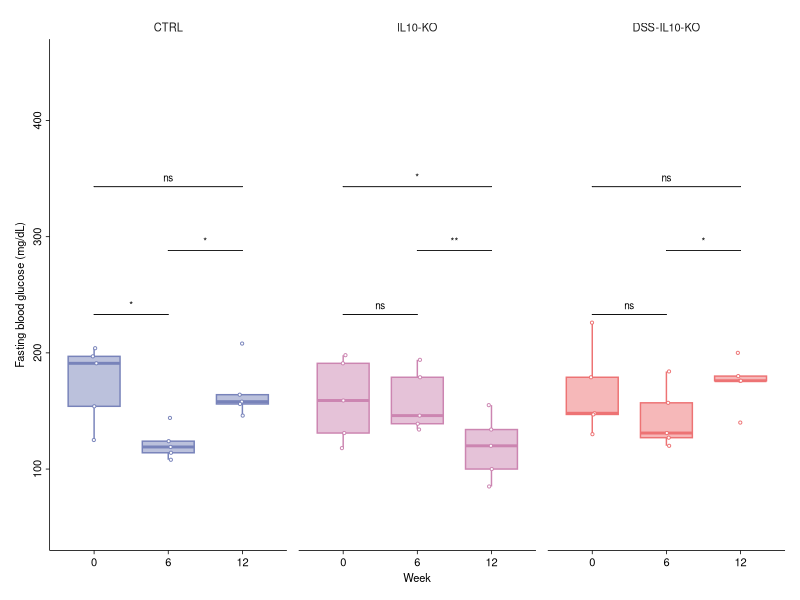

Source code (R):
# ============================================================
# Fasting Blood Glucose (FBG) Analysis - Enhanced Version
# Paired Within-Subject Comparisons
# Revised for Diabetologia Journal Submission
# Normality Testing for Information Only
# VISUAL APPEARANCE MATCHED TO FIG 1B
# Three groups: CTRL, IL10-KO, DSS-IL10-KO
# Weeks: 0, 6, 12
# ============================================================

# STUDY DESIGN NOTE:
# This is a PAIRED design - same mice measured repeatedly over time
# Has ID column to track individuals
# Uses PAIRED t-test consistently throughout (matching plot)

# 0) Clear workspace and set working directory
rm(list = ls())
# Set the working directory to this script's own folder before running
# (e.g. in RStudio: Session > Set Working Directory > To Source File Location)

# 1) Load required libraries
library(ggplot2)
library(readr)
library(dplyr)
library(ggpubr)
library(ggsci)
library(rstatix)
library(tidyr)

# 2) Define Diabetologia colour palette
diabetologia_colors <- c(
  "CTRL"        = rgb(120, 131, 186, maxColorValue = 255),
  "IL10-KO"     = rgb(204, 133, 177, maxColorValue = 255),
  "DSS-IL10-KO" = rgb(237, 115, 116, maxColorValue = 255)
)

# 3) Define comparison weeks
my_comparison_weeks <- list(
  c("0", "6"),   # Baseline to Week 6 (first DSS endpoint)
  c("6", "12"),  # Week 6 to 12 (long-term from second DSS)
  c("0", "12")   # Baseline to study end
)

# ============================================================
# 4) Import FBG data
# ============================================================
cat("\n=== LOADING FASTING BLOOD GLUCOSE DATA ===\n")
dat <- read_csv("Fig_2a_Data_FBG.csv")
dat <- dat %>% filter(Replicate %in% c("Rep1", "Rep2", "Rep3", "Rep4", "Rep5"))

# Filter for Weeks 0, 6, 12 only
dat <- dat %>%
  filter(Week_num %in% c(0, 6, 12)) %>%
  filter(!is.na(FBG))

# Convert variables to factors
dat$ID       <- as.factor(dat$ID)
dat$Group    <- as.factor(dat$Group)
dat$Week_num <- as.factor(dat$Week_num)

# Set the order of groups
z_order <- c("CTRL", "IL10-KO", "DSS-IL10-KO")
dat$Group <- factor(dat$Group, levels = z_order)

# Define group labels
Group.labs <- c("CTRL", "IL10-KO", "DSS-IL10-KO")
names(Group.labs) <- c("CTRL", "IL10-KO", "DSS-IL10-KO")

# Check data structure
cat("\n=== DATA STRUCTURE FOR FBG ===\n")
print(head(dat, 20))
cat("\nTotal observations:", nrow(dat), "\n")
cat("\nSample sizes per group per week:\n")
print(table(dat$Group, dat$Week_num))

# ============================================================
# 4A) NORMALITY TESTING (Informational Only)
# Tests are run for transparency; test selection is NOT adaptive
# Paired t-test is used consistently throughout (see section 5)
# ============================================================
cat("\n=== NORMALITY TESTING (Shapiro-Wilk) — Informational Only ===\n")
cat("Testing paired differences for each group and comparison\n")
cat("(Paired t-test is used throughout regardless of normality result)\n\n")

normality_results <- data.frame()

for (grp in z_order) {
  for (comp in my_comparison_weeks) {
    week1 <- comp[1]
    week2 <- comp[2]
    
    data_wide <- dat %>%
      filter(Group == grp, Week_num %in% c(week1, week2)) %>%
      select(ID, Week_num, FBG) %>%
      pivot_wider(names_from = Week_num, values_from = FBG, names_prefix = "Week_")
    
    if (ncol(data_wide) >= 3) {
      differences <- data_wide[[paste0("Week_", week2)]] - data_wide[[paste0("Week_", week1)]]
      differences <- differences[!is.na(differences)]
      
      if (length(differences) >= 3) {
        shapiro_result <- shapiro.test(differences)
        is_normal      <- shapiro_result$p.value > 0.05
        
        normality_results <- rbind(normality_results, data.frame(
          Group      = grp,
          Comparison = paste0("Week ", week1, " vs ", week2),
          n          = length(differences),
          Shapiro_W  = round(shapiro_result$statistic, 4),
          Shapiro_p  = round(shapiro_result$p.value, 4),
          Normal     = is_normal,
          Note       = "Informational only — paired t-test used throughout"
        ))
        
        cat(sprintf("%s, Week %s vs %s: n=%d, W = %.4f, p = %.4f → %s\n",
                    grp, week1, week2, length(differences),
                    shapiro_result$statistic,
                    shapiro_result$p.value,
                    ifelse(is_normal, "Normal", "Non-normal")))
      }
    }
  }
  cat("\n")
}

# Export normality results
write.csv(
  normality_results,
  file      = "Fig_2a_Normality_Tests.csv",
  row.names = FALSE
)
cat("✓ Normality test results exported to Fig_2a_Normality_Tests.csv\n")

# ============================================================
# 5) PERFORM PAIRED T-TESTS (consistent method, no BH correction)
# ============================================================
cat("\n=== PERFORMING PAIRED T-TESTS (raw p-values, no correction) ===\n")

all_test_results <- data.frame()

for (grp in z_order) {
  for (comp in my_comparison_weeks) {
    week1 <- comp[1]
    week2 <- comp[2]
    
    dat_subset <- dat %>%
      filter(Group == grp, Week_num %in% c(week1, week2))
    
    test_result <- compare_means(
      formula     = FBG ~ Week_num,
      data        = dat_subset,
      method      = "t.test",   # Paired t-test used consistently
      paired      = TRUE,
      comparisons = list(c(week1, week2))
    ) %>%
      mutate(
        Group       = grp,
        Test_Method = "Paired t-test"
      )
    
    all_test_results <- rbind(all_test_results, test_result)
  }
}

# Format results — raw p-values only, no BH correction
all_test_results <- all_test_results %>%
  mutate(p = signif(p, 3)) %>%
  rename(Variable = .y.) %>%
  select(Group, Variable, group1, group2, Test_Method, p, p.signif)

cat("\n=== Statistical Test Results (raw p-values) ===\n")
print(all_test_results)

# Export test results
write.csv(
  all_test_results,
  file      = "Fig_2a_Statistical_Tests.csv",
  row.names = FALSE
)
cat("✓ Statistical test results exported to Fig_2a_Statistical_Tests.csv\n")

# ============================================================
# 6) Create boxplot with within-subject comparisons
# VISUAL APPEARANCE MATCHED TO FIG 1B
# ============================================================
cat("\n=== GENERATING BOXPLOT ===\n")

combined_plot <- ggboxplot(
  dat, x = "Week_num", y = "FBG",
  color  = "Group", fill = "Group",
  alpha  = 0.5, add = "jitter",
  add.params = list(color = "Group", shape = 21,
                    fill = "white", size = 0.75),
  palette    = diabetologia_colors,
  outlier.shape = NA
) +
  scale_y_continuous(limits = c(50, 450), breaks = c(100, 200, 300, 400)) +
  labs(
    y = "Fasting blood glucose (mg/dL)",
    x = "Week"
  ) +
  facet_wrap(vars(Group),
             ncol      = 3,
             labeller  = labeller(Group = Group.labs)) +
  theme_classic() +
  theme(
    legend.position  = "none",
    strip.text       = element_text(size = 8),
    strip.background = element_blank(),
    axis.title       = element_text(size = 8),
    axis.text.x      = element_text(size = 8, colour = "black"),
    axis.text.y      = element_text(size = 8, colour = "black", angle = 90, hjust = 0.5),
    axis.line        = element_line(colour = "black", linewidth = 0.75 / .pt),
    axis.ticks       = element_line(colour = "black", linewidth = 0.75 / .pt),
    panel.spacing    = unit(0.3, "cm"),
    plot.margin      = margin(3.8, 3.8, 3.8, 3.8, "mm")
  ) +
  stat_compare_means(
    comparisons  = my_comparison_weeks,
    method       = "t.test",   # Paired t-test — consistent with exported CSV
    paired       = TRUE,
    tip.length   = 0.0,
    step.increase = 0.39,
    label        = "p.signif",
    size         = 2.5,
    bracket.size = 0.3
  )

print(combined_plot)

# Save combined plot in PNG and SVG
ggsave(
  filename  = "Fig_2a_Boxplot_FBG.png",
  plot      = combined_plot,
  scale = 1, width = 8.5, height = 5.7,
  units = "cm", dpi = 600, limitsize = FALSE
)

ggsave(
  filename  = "Fig_2a_Boxplot_FBG.svg",
  plot      = combined_plot,
  scale = 1, width = 8.5, height = 5.7,
  units = "cm", limitsize = FALSE
)

cat("✓ Boxplot saved in PNG and SVG formats\n")

# ============================================================
# 7) Summary statistics by Group and Week
# ============================================================
cat("\n=== CALCULATING SUMMARY STATISTICS ===\n")

summary_stats <- dat %>%
  group_by(Group, Week_num) %>%
  summarise(
    n       = n(),
    mean    = round(mean(FBG, na.rm = TRUE), 2),
    sd      = round(sd(FBG, na.rm = TRUE), 2),
    sem     = round(sd(FBG, na.rm = TRUE) / sqrt(n()), 2),
    median  = round(median(FBG, na.rm = TRUE), 2),
    min     = round(min(FBG, na.rm = TRUE), 2),
    max     = round(max(FBG, na.rm = TRUE), 2),
    .groups = 'drop'
  ) %>%
  mutate(Mean_SEM = paste0(mean, " \u00b1 ", sem))

cat("\n=== Summary Statistics (Mean \u00b1 SEM) ===\n")
print(summary_stats)

write.csv(
  summary_stats,
  file      = "Fig_2a_Summary_FBG.csv",
  row.names = FALSE
)
cat("✓ Summary statistics exported to Fig_2a_Summary_FBG.csv\n")

# ============================================================
# 8) Calculate FBG changes (Δ FBG)
# ============================================================
cat("\n=== CALCULATING FBG CHANGES ===\n")

fbg_changes_list <- list()

for (comp in my_comparison_weeks) {
  week1     <- comp[1]
  week2     <- comp[2]
  comp_name <- paste0("Delta_", week1, "_", week2)
  pct_name  <- paste0("Pct_",   week1, "_", week2)
  
  fbg_changes_temp <- dat %>%
    filter(Week_num %in% c(week1, week2)) %>%
    select(ID, Group, Week_num, FBG) %>%
    pivot_wider(names_from = Week_num, values_from = FBG, names_prefix = "Week_") %>%
    mutate(
      !!comp_name := .data[[paste0("Week_", week2)]] - .data[[paste0("Week_", week1)]],
      !!pct_name  := round(((.data[[paste0("Week_", week2)]] - .data[[paste0("Week_", week1)]]) /
                              .data[[paste0("Week_", week1)]]) * 100, 2)
    ) %>%
    select(ID, Group, all_of(c(comp_name, pct_name)))
  
  fbg_changes_list[[paste0(week1, "_", week2)]] <- fbg_changes_temp
}

fbg_changes <- fbg_changes_list[[1]]
for (i in 2:length(fbg_changes_list)) {
  fbg_changes <- fbg_changes %>%
    full_join(fbg_changes_list[[i]], by = c("ID", "Group"))
}

write.csv(
  fbg_changes,
  file      = "Fig_2a_FBG_Changes.csv",
  row.names = FALSE
)
cat("✓ FBG changes exported to Fig_2a_FBG_Changes.csv\n")

# ============================================================
# 9) Summary of FBG changes by Group
# ============================================================
cat("\n=== SUMMARY OF FBG CHANGES BY GROUP ===\n")

fbg_change_summary <- fbg_changes %>%
  group_by(Group) %>%
  summarise(
    n               = n(),
    Mean_Delta_0_6  = round(mean(Delta_0_6,  na.rm = TRUE), 2),
    SEM_Delta_0_6   = round(sd(Delta_0_6,    na.rm = TRUE) / sqrt(n()), 2),
    Mean_Delta_6_12 = round(mean(Delta_6_12, na.rm = TRUE), 2),
    SEM_Delta_6_12  = round(sd(Delta_6_12,   na.rm = TRUE) / sqrt(n()), 2),
    Mean_Delta_0_12 = round(mean(Delta_0_12, na.rm = TRUE), 2),
    SEM_Delta_0_12  = round(sd(Delta_0_12,   na.rm = TRUE) / sqrt(n()), 2),
    .groups = 'drop'
  )

cat("\nSummary of FBG changes:\n")
print(fbg_change_summary)

write.csv(
  fbg_change_summary,
  file      = "Fig_2a_Summary_FBG_Changes.csv",
  row.names = FALSE
)
cat("✓ FBG change summary exported to Fig_2a_Summary_FBG_Changes.csv\n")

# ============================================================
# 10) Summary
# ============================================================
cat("\n", rep("=", 60), "\n", sep = "")
cat("ANALYSIS COMPLETE\n")
cat(rep("=", 60), "\n", sep = "")
cat("\nGenerated files:\n")
cat(" 1. Fig_2a_Normality_Tests.csv    (Shapiro-Wilk — informational only)\n")
cat(" 2. Fig_2a_Statistical_Tests.csv  (paired t-tests, raw p-values)\n")
cat(" 3. Fig_2a_Boxplot_FBG.png        (600 dpi)\n")
cat(" 4. Fig_2a_Boxplot_FBG.svg        (vector format)\n")
cat(" 5. Fig_2a_Summary_FBG.csv        (descriptive statistics by week)\n")
cat(" 6. Fig_2a_FBG_Changes.csv        (individual-level Δ FBG)\n")
cat(" 7. Fig_2a_Summary_FBG_Changes.csv (group-level Δ FBG)\n")
cat("\nFigure dimensions: 8.5 cm (width) × 5.7 cm (height)\n")
cat("\nVISUAL APPEARANCE:\n")
cat(" - Matched to Fig 1b for consistency\n")
cat(" - Uses Diabetologia colour palette\n")
cat(" - Boxplots with 50% transparency (alpha = 0.5)\n")
cat(" - Jittered points: white fill, shape 21\n")
cat(" - Statistical brackets: size 0.3\n")
cat(" - Significance labels: size 2.5\n")
cat("\nStatistical approach:\n")
cat(" - Design: PAIRED (within-subject, repeated measures)\n")
cat(" - Normality testing: Shapiro-Wilk on paired differences (informational)\n")
cat(" - Test used throughout: Paired t-test (consistent in plot and CSV)\n")
cat(" - Multiple comparison correction: NONE (raw p-values reported)\n")
cat("\nComparisons per group:\n")
cat(" - Week 0 vs 6\n")
cat(" - Week 6 vs 12\n")
cat(" - Week 0 vs 12\n")
cat("   Total: 9 comparisons (3 groups × 3 time comparisons)\n")
cat("\nSignificance levels (raw p-values):\n")
cat(" *** p<0.001\n")
cat("  ** p<0.01\n")
cat("   * p<0.05\n")
cat("  ns  not significant\n")
cat(rep("=", 60), "\n", sep = "")
